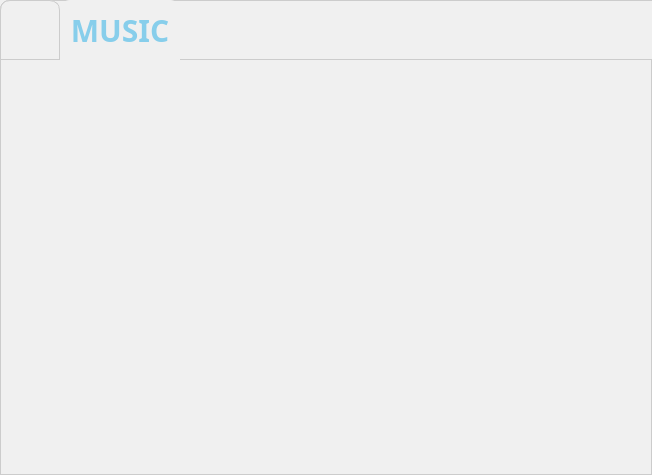
<?xml version="1.0" encoding="UTF-8"?>
<ui version="4.0">
 <class>myDialog</class>
 <widget class="QDialog" name="myDialog">
  <property name="geometry">
   <rect>
    <x>0</x>
    <y>0</y>
    <width>652</width>
    <height>475</height>
   </rect>
  </property>
  <property name="windowTitle">
   <string>Dialog</string>
  </property>
  <property name="styleSheet">
   <string notr="true">border: 1px solid #CCCCCC;
border-top-left-radius: 10px; /* 左上角圆角半径 */
border-top-right-radius: 10px; /* 右上角圆角半径 */
background-color: #F0F0F0;</string>
  </property>
  <widget class="QWidget" name="titlebar" native="true">
   <property name="geometry">
    <rect>
     <x>0</x>
     <y>0</y>
     <width>1024</width>
     <height>60</height>
    </rect>
   </property>
   <property name="styleSheet">
    <string notr="true"/>
   </property>
   <widget class="QLabel" name="label_2">
    <property name="geometry">
     <rect>
      <x>60</x>
      <y>0</y>
      <width>120</width>
      <height>60</height>
     </rect>
    </property>
    <property name="font">
     <font>
      <family>幼圆</family>
      <pointsize>-1</pointsize>
      <bold>true</bold>
     </font>
    </property>
    <property name="styleSheet">
     <string notr="true">QLabel {
    font-family: &quot;幼圆&quot;;
    font-size: 30px;
    font-weight: bold;
    color:#87CEEB;
    border: none;
}</string>
    </property>
    <property name="text">
     <string>MUSIC</string>
    </property>
    <property name="alignment">
     <set>Qt::AlignCenter</set>
    </property>
   </widget>
   <widget class="QLabel" name="label_3">
    <property name="geometry">
     <rect>
      <x>0</x>
      <y>0</y>
      <width>60</width>
      <height>60</height>
     </rect>
    </property>
    <property name="text">
     <string/>
    </property>
   </widget>
  </widget>
 </widget>
 <resources/>
 <connections/>
</ui>
